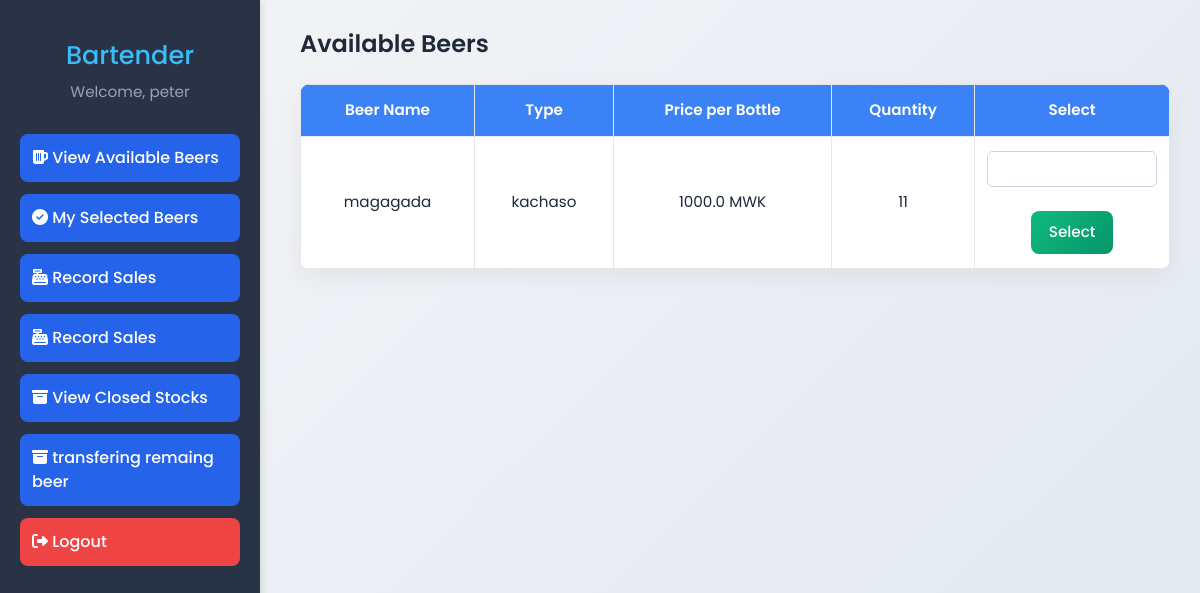
/bartender_dashboard (signed in), run on the app's committed database.
### backend/models.py (models this page shows, shortened)
class BeerStock(db.Model):
    __tablename__ = 'beer_stock'
    id = db.Column(db.Integer, primary_key=True)
    name = db.Column(db.String(100), nullable=False)
    beer_type = db.Column(db.String(50), nullable=False)
    price_per_bottle = db.Column(db.Float, nullable=False)
    quantity = db.Column(db.Integer, nullable=False)
    total_value = db.Column(db.Float, nullable=False)  # Add total_value column

### backend/routes.py (the view)
@main.route('/bartender_dashboard')
@login_required
def bartender_dashboard():
    if session.get('user_role') != 'bartender':
        flash('Access denied!', 'error')
        return redirect(url_for('main.dashboard'))
    beers = BeerStock.query.all()
    open_stocks = OpenStockModel.query.all()
    bartender_stocks = BartenderStock.query.filter_by(
        bartender_id=session.get('user_id')
    ).all()
    pending_handovers = ShiftHandover.query.filter_by(
        to_bartender_id=session.get('user_id'), accepted=False
    ).all()
    return render_template(
        'bartender_dashboard.html',
        beers=beers,
        open_stocks=open_stocks,
        bartender_stocks=bartender_stocks,
        pending_handovers=pending_handovers
    )

### backend/routes.py (called while the page is built)
def login_required(f):
    @wraps(f)
    def decorated_function(*args, **kwargs):
        print("Session:", session)  # Debugging line
        if 'user_id' not in session:
            flash('You must be logged in to access this page.', 'error')
            return redirect(url_for('main.login'))
        return f(*args, **kwargs)
    return decorated_function

### frontend/templates/bartender_dashboard.html (shortened to what this page needs)
<!DOCTYPE html>
<html lang="en">
<head>
  <link rel="stylesheet" href="https://cdnjs.cloudflare.com/ajax/libs/font-awesome/6.4.2/css/all.min.css"/>
  <link rel="stylesheet" href="https://stackpath.bootstrapcdn.com/bootstrap/4.5.2/css/bootstrap.min.css"/>
</head>
<body>
  <div class="sidebar">
    <h3>Bartender</h3>
    <p>Welcome, {{ session['username'] }}</p>
    <button onclick="showSection('available-beers')"><i class="fas fa-beer"></i> View Available Beers</button>
    <button onclick="showSection('selected-beers')"><i class="fas fa-check-circle"></i> My Selected Beers</button>
    <button onclick="showSection('sales-form')"><i class="fas fa-cash-register"></i> Record Sales</button>
    <button onclick="showSection('sales-form')"><i class="fas fa-cash-register"></i> Record Sales</button>
    <button onclick="location.href='{{ url_for('main.view_closed_stock') }}'"><i class="fas fa-archive"></i> View Closed Stocks</button>
    <button onclick="location.href='{{ url_for('main.transfer_stock') }}'"><i class="fas fa-archive"></i> transfering remaing beer </button>
    <form action="{{ url_for('main.logout') }}" method="POST">
      <button type="submit" class="logout-btn"><i class="fas fa-sign-out-alt"></i> Logout</button>
    </form>
  </div>
  <div class="main-content">
    <div id="available-beers" class="active">
      <h4>Available Beers</h4>
      <table>
        <thead>
          <tr>
            <th>Beer Name</th>
            <th>Type</th>
            <th>Price per Bottle</th>
            <th>Quantity</th>
            <th>Select</th>
          </tr>
        </thead>
        <tbody>
          {% for beer in beers %}
          <tr>
            <td>{{ beer.name }}</td>
            <td>{{ beer.beer_type }}</td>
            <td>{{ beer.price_per_bottle }} MWK</td>
            <td>{{ beer.quantity }}</td>
            <td>
              <form action="{{ url_for('main.bartender_select_beer') }}" method="POST">
                <input type="number" name="quantity" min="1" max="{{ beer.quantity }}" class="form-control" required>
                <button type="submit" class="btn-primary">Select</button>
              </form>
            </td>
          </tr>
          {% endfor %}
        </tbody>
      </table>
    </div>
  </div>
</body>
</html>

### frontend/templates/bartender_dashboard.html (style rules this page uses)
* { box-sizing: border-box; margin: 0; padding: 0; }
body { font-family: 'Poppins', sans-serif; background: linear-gradient(135deg, #f3f4f6, #e2e8f0); display: flex; min-height: 100vh; color: #1e293b; }
.sidebar { width: 260px; background: rgba(30, 41, 59, 0.95); backdrop-filter: blur(8px); color: white; padding: 40px 20px; position: fixed; height: 100vh; box-shadow: 2px 0 8px rgba(0, 0, 0, 0.1); z-index: 10; }
.sidebar h3 { color: #38bdf8; text-align: center; font-size: 1.6rem; margin-bottom: 10px; }
.sidebar p { text-align: center; color: #94a3b8; margin-bottom: 30px; font-size: 0.95rem; }
.sidebar button, .sidebar .logout-btn { width: 100%; padding: 12px; margin-bottom: 12px; background: #2563eb; border: none; color: white; font-weight: 500; border-radius: 8px; transition: all 0.25s ease; text-align: left; }
.sidebar .logout-btn { background: #ef4444; }
.main-content { margin-left: 270px; padding: 30px; flex-grow: 1; width: 100%; }
.main-content h4 { font-size: 1.5rem; font-weight: 600; margin-bottom: 25px; color: #1f2937; }
table { width: 100%; border-collapse: collapse; border-radius: 10px; overflow: hidden; margin-bottom: 30px; background-color: white; box-shadow: 0 8px 24px rgba(0, 0, 0, 0.05); }
table th, table td { padding: 14px 12px; text-align: center; border: 1px solid #e5e7eb; font-size: 0.95rem; }
table th { background: #3b82f6; color: white; font-weight: 600; }
.btn-primary { background: linear-gradient(135deg, #10b981, #059669); border: none; padding: 10px 18px; border-radius: 8px; color: white; font-weight: 500; transition: background 0.3s ease; margin-top: 8px; }
.form-control { border-radius: 6px; border: 1px solid #cbd5e1; padding: 10px 12px; font-size: 0.95rem; margin-bottom: 16px; }
#available-beers, #selected-beers, #sales-form, #total-sales { display: none; }
#available-beers.active, #selected-beers.active, #sales-form.active, #total-sales.active { display: block; animation: fadeIn 0.4s ease-in-out; }

### data on the page
BeerStock: name "magagada", beer_type "kachaso", price_per_bottle "1000.0", quantity "11"

### other printed values
{{ session['username'] }} "peter"
